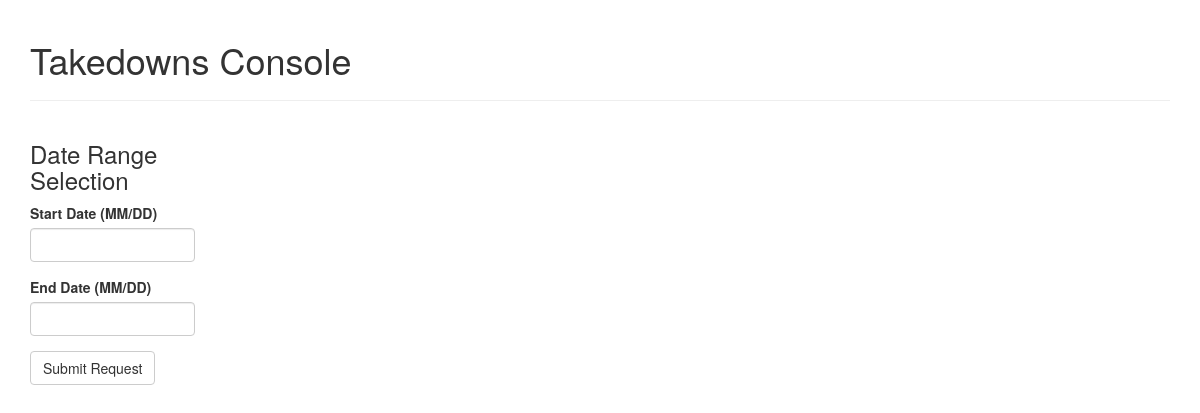
Before: /tdconsole with the older database file.
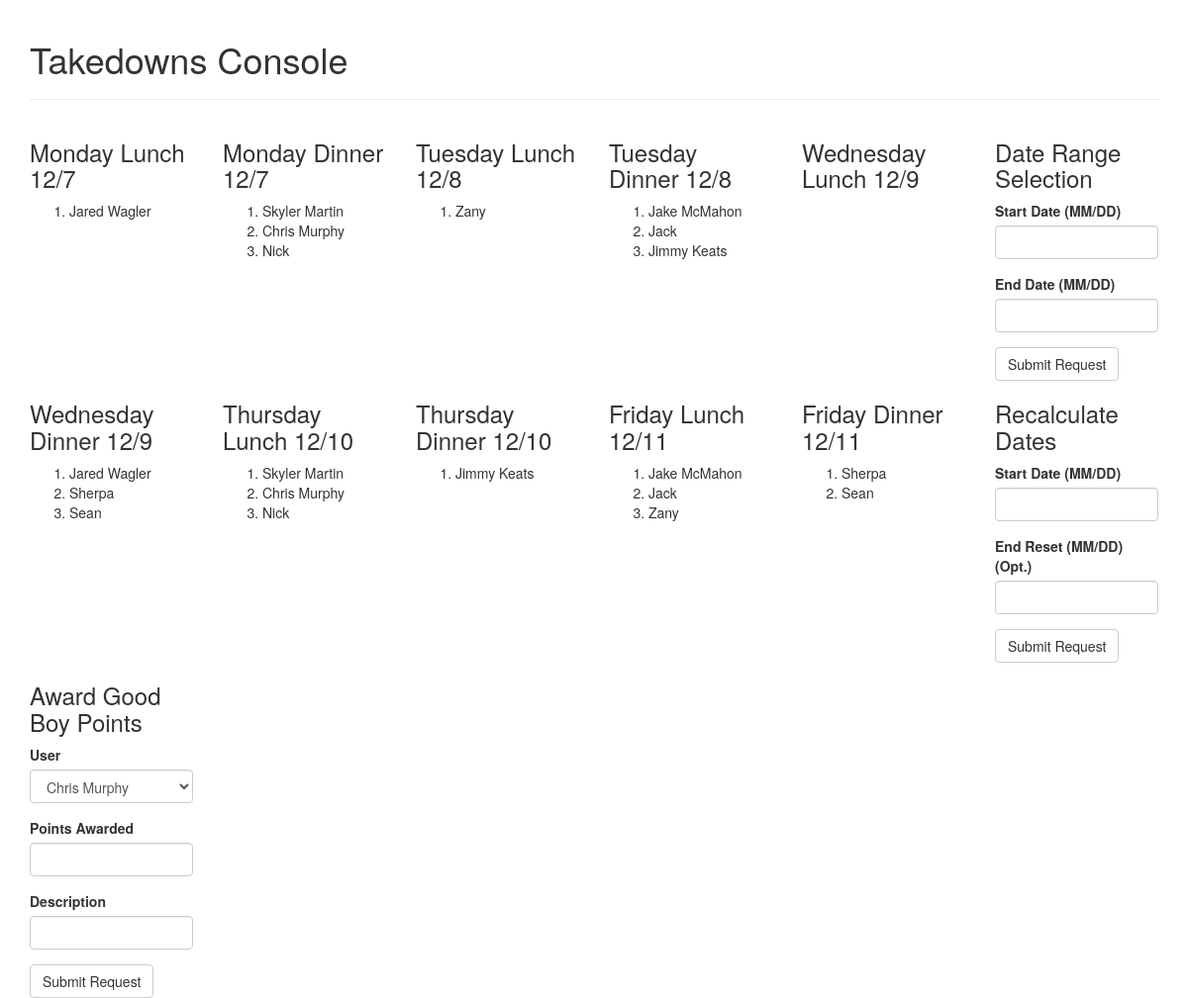
After: the same page with the newer database file.
### tables this page shows
CREATE TABLE users (
            uid INTEGER PRIMARY KEY AUTOINCREMENT,
            pname TEXT,
            email TEXT UNIQUE,
            newMember INTEGER
        );

### app/routes.py (the view, shortened to what this page needs)
@app.route("/", methods=['POST', 'GET'])
@app.route("/tdconsole", methods=['POST', 'GET'])
def tdconsole():
    dateInput = DateInput()
    solveDates = SolveDateForm()
    gbpf = GoodBoyPointForm()
    utdsf = UpdateTakedownsSheet()
    dio = DefaultInstacartOrderForm()
    ordersheet = SaveInstacartOrderSheet()
    message = None
    if utdsf.submit.data and utdsf.password.data and utdsf.password.data == "hunter2" and utdsf.validate_on_submit():
        algoSesh.updateTakedowns()
    if "startDate" in request.cookies:
        startDate = request.cookies.get("startDate")
        endDate = request.cookies.get("endDate")
        startDatetime = datetime.datetime.strptime(startDate, "%m/%d/%Y")
        endDatetime = datetime.datetime.strptime(
            endDate, "%m/%d/%Y") + datetime.timedelta(days=1)
        data = algoSesh.getAssignments(startDatetime, endDatetime)
        return render_template("tdconsole.html", utdsf=utdsf, ordersheet=ordersheet, dio=dio, gbpf=gbpf, message=message, dataRows=data, dateInput=dateInput, clearDate=solveDates)
    else:
        startDatetime = datetime.datetime.now() - datetime.timedelta(days=(datetime.datetime.now().weekday()))
        endDatetime = startDatetime + datetime.timedelta(days=40)
        data = algoSesh.getAssignments(startDatetime, endDatetime)
        return render_template("tdconsole.html", utdsf=utdsf, ordersheet=ordersheet, dio=dio, gbpf=gbpf, message=message, dataRows=data, dateInput=dateInput, clearDate=solveDates)

### app/forms.py
class DateInput(FlaskForm):
    startDate = StringField(
        "Start Date (MM/DD)", validators=[DataRequired(), Regexp(r"^[0-9]{2}/[0-9]{2}$")])
    endDate = StringField(
        "End Date (MM/DD)", validators=[DataRequired(), Regexp(r"^[0-9]{2}/[0-9]{2}$")])
    submit = SubmitField("Submit Request")

class SolveDateForm(FlaskForm):
    resetDate = StringField(
        "Start Date (MM/DD)", validators=[DataRequired(), Regexp(r"^[0-9]{2}/[0-9]{2}$")])
    endResetDate = StringField(
        "End Reset (MM/DD) (Opt.)", validators=[Regexp(r"^[0-9]{2}/[0-9]{2}$")])
    submit = SubmitField("Submit Request")

### app/db/__init__.py (called while the page is built)
    def createCursor(self):
        self.conn = sqlite3.connect("./app/db/takedowns.db")
        return self.conn.cursor()

    def getDates(self, startDate, endDate):  # Working
        c = self.createCursor()
        return [x for x in c.execute("SELECT dateId, tid FROM schedule WHERE date BETWEEN ? AND ?", (startDate, endDate))]

    def getIsoDate(self, dateId):
        c = self.createCursor()
        c.execute("SELECT date FROM schedule WHERE dateId = ?", (dateId,))
        ret = c.fetchone()[0]
        c.close()
        return ret

    def getPname(self, uid):
        c = self.createCursor()
        c.execute("SELECT pname FROM users WHERE uid = ?", (uid,))
        uid = c.fetchone()[0]
        c.close()
        return uid

    def getAssignments(self, dateId):
        c = self.createCursor()
        try:
            ret = c.execute("SELECT uid FROM assignments WHERE dateId = ?",(dateId,))
            users = []
            for user in ret:
                users.append(user[0])
            c.close()
            if users:
                return users
            else:
                return []
        except Exception:  # If there's no rows returned
            c.close()
            return None

### app/templates/tdconsole.html (shortened to what this page needs)
{% extends "base.html" %}
{% import "bootstrap/wtf.html" as wtf %}
{% block app_content %}
<div class="container">
  <br>
  <h1>Takedowns Console</h1>
  <hr>
  {% for row in dataRows %}
  <div class="row">
    {% for day in row %}
    <div class="col-md-2">
      <h3>{{ day[0] }}</h3>
      <ol>
        {% for as in day[1] %}
        <li>{{ as }}</li>
        {% endfor %}
      </ol>
    </div>
    {% endfor %}
    {% if row == dataRows[0] %}
    <div class="col-md-2">
      <h3>Date Range Selection</h3>
      {{ wtf.quick_form(dateInput) }}
    </div>
    {% endif %}
    {% if row == dataRows[1] %}
    <div class="col-md-2">
      <h3>Recalculate Dates</h3>
      {{ wtf.quick_form(clearDate) }}
    </div>
    {% endif %}
    {% if row == dataRows[2] %}
    <div class="col-md-2">
      <h3>Award Good Boy Points</h3>
      {{ wtf.quick_form(gbpf) }}
    </div>
    {% endif %}
  </div>
  {% endfor %}
</div>
{% endblock %}

### app/templates/base.html (shortened to what this page needs)
{% extends 'bootstrap/base.html' %}
{% block head %}
{{super()}}
{% endblock %}
{% block content %}
{% block app_content %}{% endblock %}
{% endblock %}

Changed rows visible on the page:
added users: pname "Jared Wagler"
added users: pname "Skyler Martin"
added users: pname "Chris Murphy"
added users: pname "Nick"
added users: pname "Zany"
added users: pname "Jake McMahon"
added users: pname "Jack"
added users: pname "Jimmy Keats"
added users: pname "Sherpa"
added users: pname "Sean"
Other visible differences:
new list line: "Monday Lunch 12/7 Monday Dinner 12/7 Tuesday Lunch 12/8 Tuesday Dinner 12/8 Wednesday Lunch 12/9"
new list line: "Wednesday Dinner 12/9 Thursday Lunch 12/10 Thursday Dinner 12/10 Friday Lunch 12/11 Friday Dinner 12/11 Recalculate Dates Start Date (MM/DD) End Reset (MM/DD) (Opt.)   Submit Request"
new list line: "Award Good Boy Points User Points Awarded Description Chris Murphy   Submit Request"
